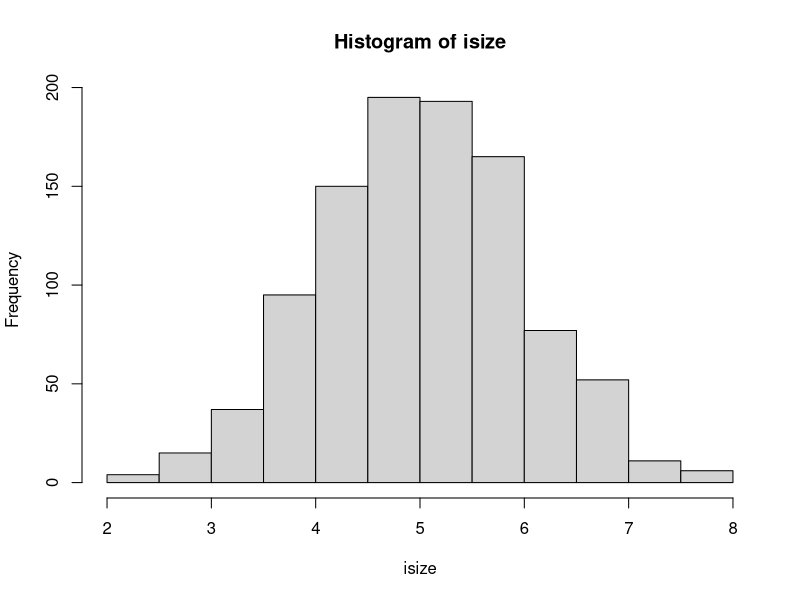
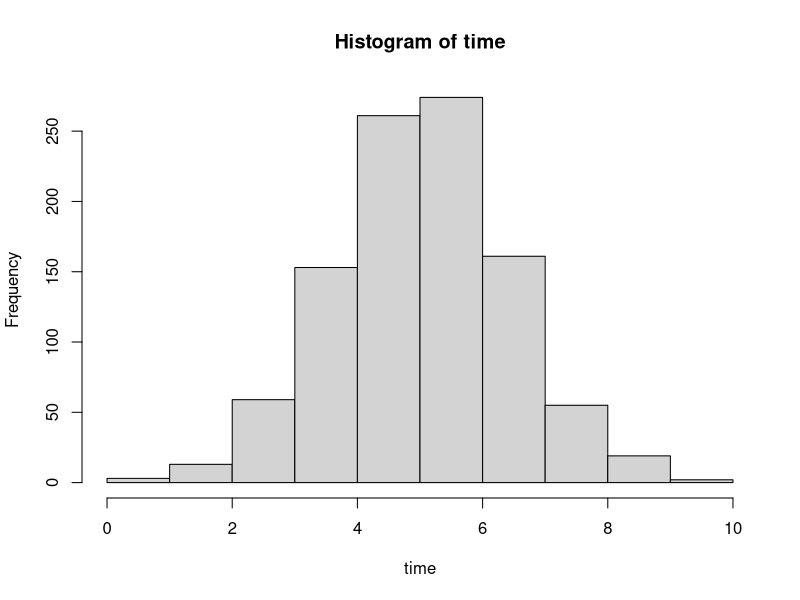
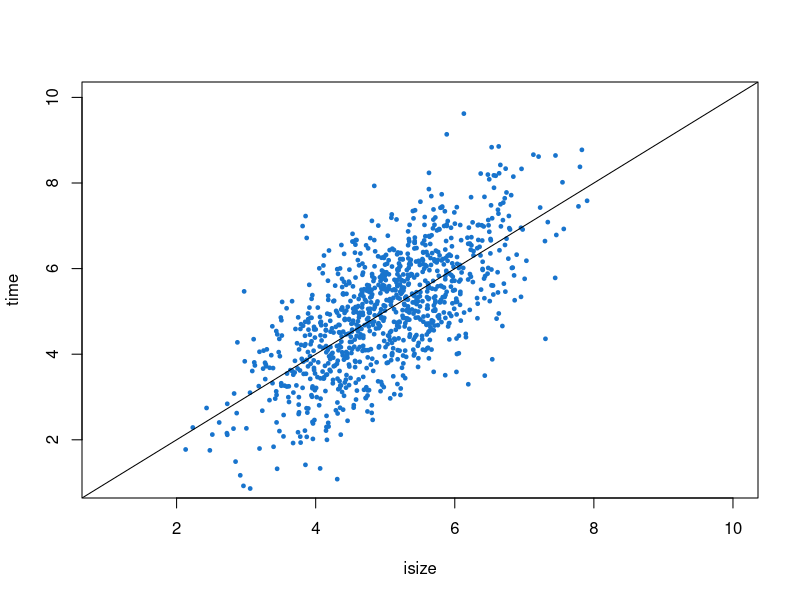
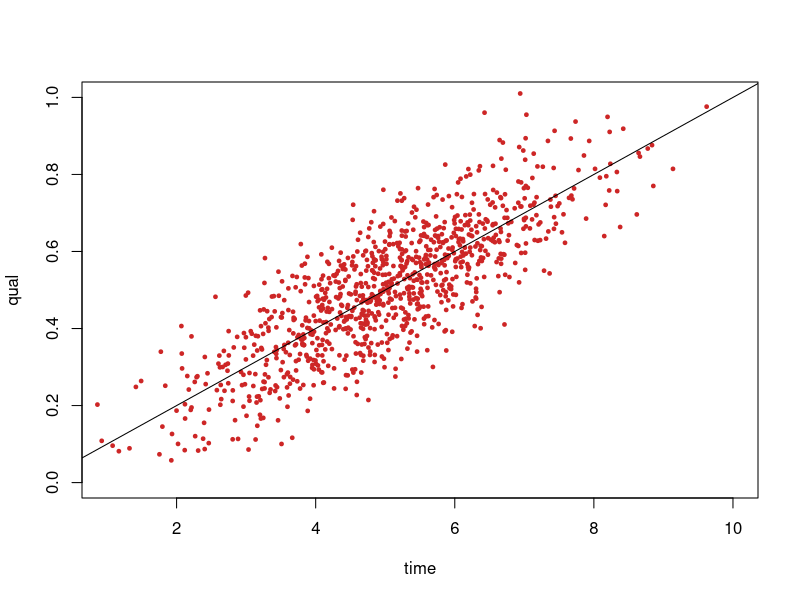

Reproduce these figures in R, in order.
####model logic###

###individual size vs. time searching####
#size = 1 to 10; normal distribution of values
isize = rnorm(1000, mean=5, sd=1)
hist(isize)

#time searching = 1 to 10; similar to size but should be some variability
time = isize + rnorm(1000,0,1)
hist(time)

plot(x=isize, y=time, pch=19, col="dodgerblue3", xlim=c(1,10), ylim=c(1,10), cex=.5)
abline(a=0,b=1)


###time searching vs. food quality; longer searches more likely to result in better quality###
#quality = 0 to 1, pulled from normal distribution using time/10 as mean
qual = NULL
for(i in 1:length(time)){
  qual = c(qual, rnorm(1, mean=(time[i]/10), sd=1/10))
}

plot(x=time, y=qual, pch=19, col="firebrick3", xlim=c(1,10), ylim=c(0,1), cex=.5)
abline(a=0,b=(.1/1))

